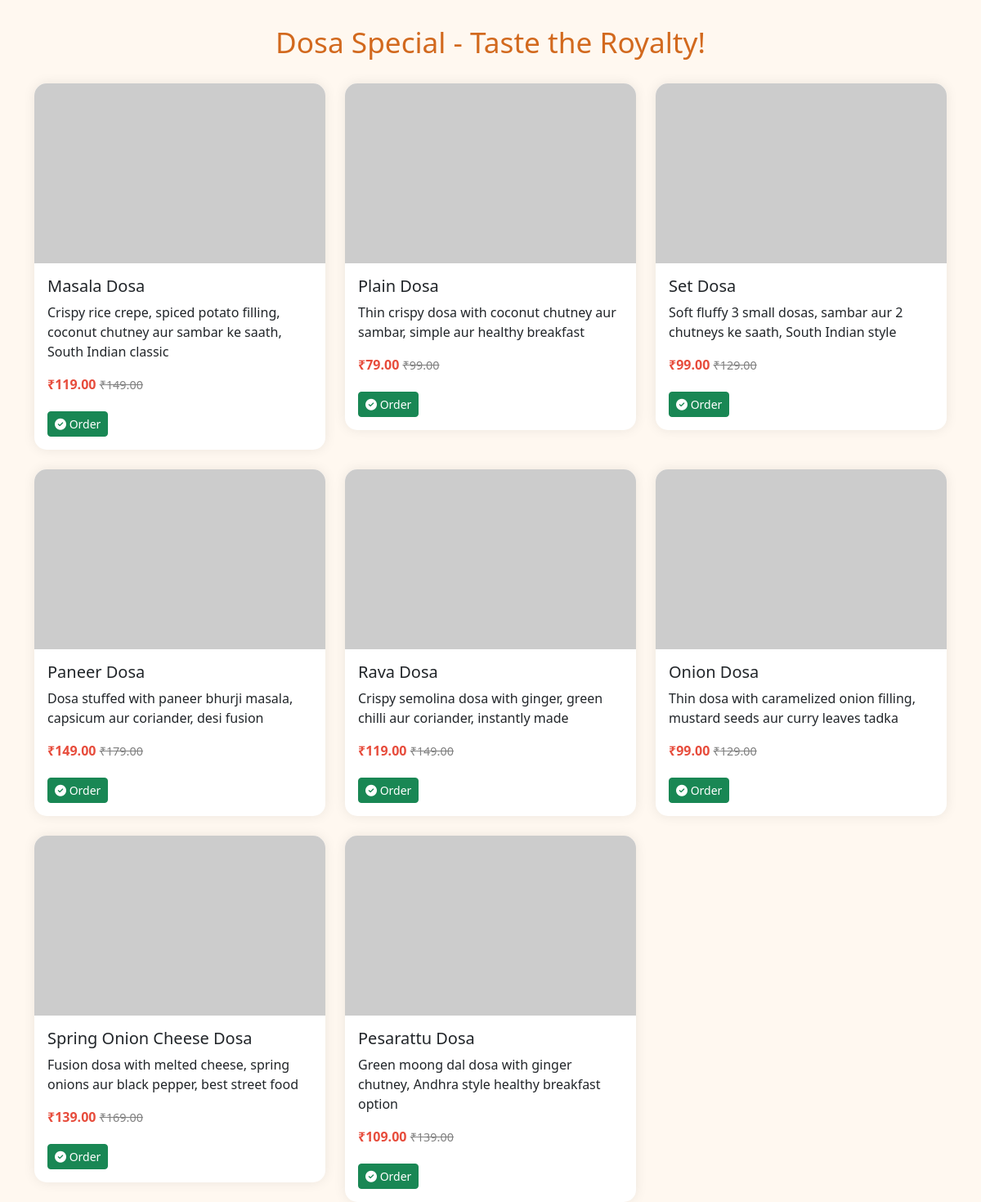
Page /dosa.php on the committed database.
### tables this page shows
CREATE TABLE IF NOT EXISTS `biryanis` (
    `id`          INT(11) NOT NULL AUTO_INCREMENT,
    `food_name`   VARCHAR(200) NOT NULL,
    `image`       VARCHAR(300) DEFAULT NULL,
    `description` TEXT DEFAULT NULL,
    `price`       DECIMAL(10,2) NOT NULL DEFAULT 0.00,
    `offer_price` DECIMAL(10,2) DEFAULT 0.00,
    `category`    VARCHAR(100) DEFAULT 'biryani',
    `created_at`  TIMESTAMP DEFAULT CURRENT_TIMESTAMP,
    PRIMARY KEY (`id`)
);

### dosa.php (the view, shortened to what this page needs)
<?php
$conn = mysqli_connect("localhost", "root", "", "fooddb");
$sql = "SELECT * FROM biryanis WHERE category='dosa'";
$result = mysqli_query($conn, $sql);
?>
<!DOCTYPE html>
<html lang="en">
<head>
  <link href="https://cdn.jsdelivr.net/npm/bootstrap@5.3.3/dist/css/bootstrap.min.css" rel="stylesheet">
  <link rel="stylesheet" href="https://cdnjs.cloudflare.com/ajax/libs/font-awesome/6.5.0/css/all.min.css">
</head>
<body>
<div class="container">
  <h2 class="heading"> Dosa Special - Taste the Royalty!</h2>
  <div class="row g-4">
    <?php while($row = mysqli_fetch_assoc($result)): ?>
      <div class="col-md-4 col-sm-6">
        <div class="card">
          <img src="<?= htmlspecialchars($row['image']); ?>" alt="<?= htmlspecialchars($row['food_name']); ?>" class="food-img">
          <div class="card-body">
            <h5 class="card-title"><?= htmlspecialchars($row['food_name']); ?></h5>
            <p class="card-text"><?= htmlspecialchars($row['description']); ?></p>
            <p>
              <span class="price">₹<?= $row['offer_price']; ?></span>
              <span class="original-price">₹<?= $row['price']; ?></span>
            </p>
            <div class="btns">
              <a href="order.php?id=<?= $row['id']; ?>" class="btn btn-success btn-sm"><i class="fas fa-check-circle"></i> Order</a>
            </div>
          </div>
        </div>
      </div>
    <?php endwhile; ?>
  </div>
</div>
</body>
</html>

### dosa.php (style rules this page uses)
body { background: #fff8f0; font-family: 'Segoe UI', sans-serif; }
h2.heading { text-align: center; margin: 30px 0; font-size: 2.2rem; color: #d2691e; position: relative; animation: slideUp 1s ease-out; }
.card { border: none; border-radius: 15px; box-shadow: 0 0 15px rgba(0,0,0,0.08); transition: transform 0.3s ease; overflow: hidden; }
.food-img { height: 220px; width: 100%; object-fit: cover; }
.price { color: #e74c3c; font-weight: bold; }
.original-price { text-decoration: line-through; color: grey; font-size: 0.9rem; }
.btns a { margin: 5px 5px 0 0; }

### rows in the picture
biryanis: food_name "Masala Dosa", description "Crispy rice crepe, spiced potato filling, coconut chutney aur sambar ke saath, South Indian classic", offer_price "119.00", price "149.00"
biryanis: food_name "Plain Dosa", description "Thin crispy dosa with coconut chutney aur sambar, simple aur healthy breakfast", offer_price "79.00", price "99.00"
biryanis: food_name "Set Dosa", description "Soft fluffy 3 small dosas, sambar aur 2 chutneys ke saath, South Indian style", offer_price "99.00", price "129.00"
biryanis: food_name "Paneer Dosa", description "Dosa stuffed with paneer bhurji masala, capsicum aur coriander, desi fusion", offer_price "149.00", price "179.00"
biryanis: food_name "Rava Dosa", description "Crispy semolina dosa with ginger, green chilli aur coriander, instantly made", offer_price "119.00", price "149.00"
biryanis: food_name "Onion Dosa", description "Thin dosa with caramelized onion filling, mustard seeds aur curry leaves tadka", offer_price "99.00", price "129.00"
biryanis: food_name "Spring Onion Cheese Dosa", description "Fusion dosa with melted cheese, spring onions aur black pepper, best street food", offer_price "139.00", price "169.00"
biryanis: food_name "Pesarattu Dosa", description "Green moong dal dosa with ginger chutney, Andhra style healthy breakfast option", offer_price "109.00", price "139.00"
